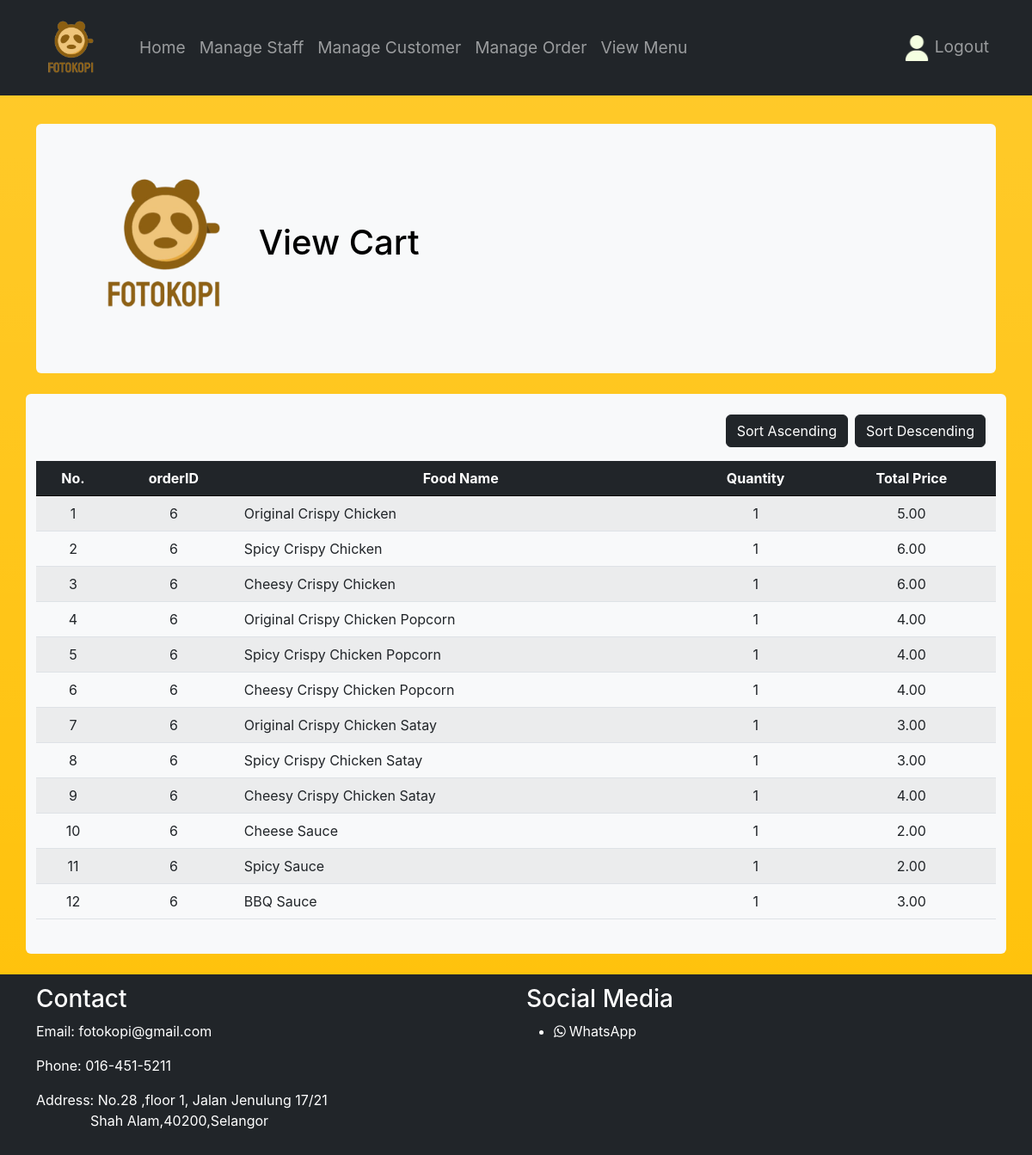
The page /Fotokopi/Staff_Page/viewCart.php?id=6 on the database its author committed.
### tables this page shows
CREATE TABLE `cart` (
  `cartID` int(10) UNSIGNED NOT NULL,
  `orderID` int(10) UNSIGNED NOT NULL,
  `foodID` int(10) UNSIGNED NOT NULL,
  `foodName` varchar(255) NOT NULL,
  `quantity` int(10) NOT NULL,
  `totalPrice` decimal(10,2) NOT NULL
);

### Fotokopi/Staff_Page/viewCart.php (the view, shortened to what this page needs)
<?php include('partials/menu.php'); ?>
<?php
    $id = $_GET['id'];
?>
<div class="container mt-3">
    <div class="mt-4 p-5 bg-light text-bg-light rounded">
        <h1>
            <img src="../pic/Logo.png" alt="Company Logo" width="200px">
            View Cart
        </h1>
    </div>
</div>
<br>
<div class="container bg-light rounded">
    <br>
    <div class="container">
        <div class="d-flex justify-content-end mb-3">
            <button class="btn btn-dark me-2" onclick="sortTable(true)">Sort Ascending</button>
            <button class="btn btn-dark" onclick="sortTable(false)">Sort Descending</button>
        </div>
    </div>
    <table class="table table-striped">
        <thead class="table-dark">
            <tr>
                <th class="text-center">No.</th>
                <th class="text-center">orderID</th>
                <th class="text-center">Food Name</th>
                <th class="text-center">Quantity</th>
                <th class="text-center">Total Price</th>
            </tr>
        </thead>
        <tbody>
            <?php
            $sql = "SELECT * FROM cart WHERE orderID=$id";
            $res = mysqli_query($conn,$sql);
            if($res==TRUE){
                $sn=1;
                $count = mysqli_num_rows($res);
                if($count>0){
                    while($row=mysqli_fetch_assoc($res)){
                        $orderID = $row['orderID'];
                        $foodname = $row['foodName'];
                        $quantity = $row['quantity'];
                        $price = $row['totalPrice'];
                        ?>
                        <tr>
                            <td class="text-center"><?php echo $sn++; ?></td>
                            <td class="text-center"><?php echo $orderID; ?></td>
                            <td><?php echo $foodname; ?></td>
                            <td class="text-center"><?php echo $quantity; ?></td>
                            <td class="text-center"><?php echo $price; ?></td>
                        </tr>
                        <?php
                    }
                }
            }
            ?>
        </tbody>
    </table>
    <br>
</div>
<br>
<?php include('partials/footer.php'); ?>

### Fotokopi/Staff_Page/staff.css (style rules this page uses)
* { margin: 0; padding: 0; font-family: -apple-system, BlinkMacSystemFont, 'Segoe UI', Roboto, Oxygen, Ubuntu, Cantarell, 'Open Sans', 'Helvetica Neue', sans-serif; }
tr th { border-bottom: 1px solid black; padding: 1%; text-align: left; }
table tr td { padding: 1%; }

### rows shown on the page
cart: orderID "6", foodName "Original Crispy Chicken", quantity "1", totalPrice "5.00"
cart: orderID "6", foodName "Spicy Crispy Chicken", quantity "1", totalPrice "6.00"
cart: orderID "6", foodName "Cheesy Crispy Chicken", quantity "1", totalPrice "6.00"
cart: orderID "6", foodName "Original Crispy Chicken Popcorn", quantity "1", totalPrice "4.00"
cart: orderID "6", foodName "Spicy Crispy Chicken Popcorn", quantity "1", totalPrice "4.00"
cart: orderID "6", foodName "Cheesy Crispy Chicken Popcorn", quantity "1", totalPrice "4.00"
cart: orderID "6", foodName "Original Crispy Chicken Satay", quantity "1", totalPrice "3.00"
cart: orderID "6", foodName "Spicy Crispy Chicken Satay", quantity "1", totalPrice "3.00"
cart: orderID "6", foodName "Cheesy Crispy Chicken Satay", quantity "1", totalPrice "4.00"
cart: orderID "6", foodName "Cheese Sauce", quantity "1", totalPrice "2.00"
cart: orderID "6", foodName "Spicy Sauce", quantity "1", totalPrice "2.00"
cart: orderID "6", foodName "BBQ Sauce", quantity "1", totalPrice "3.00"
